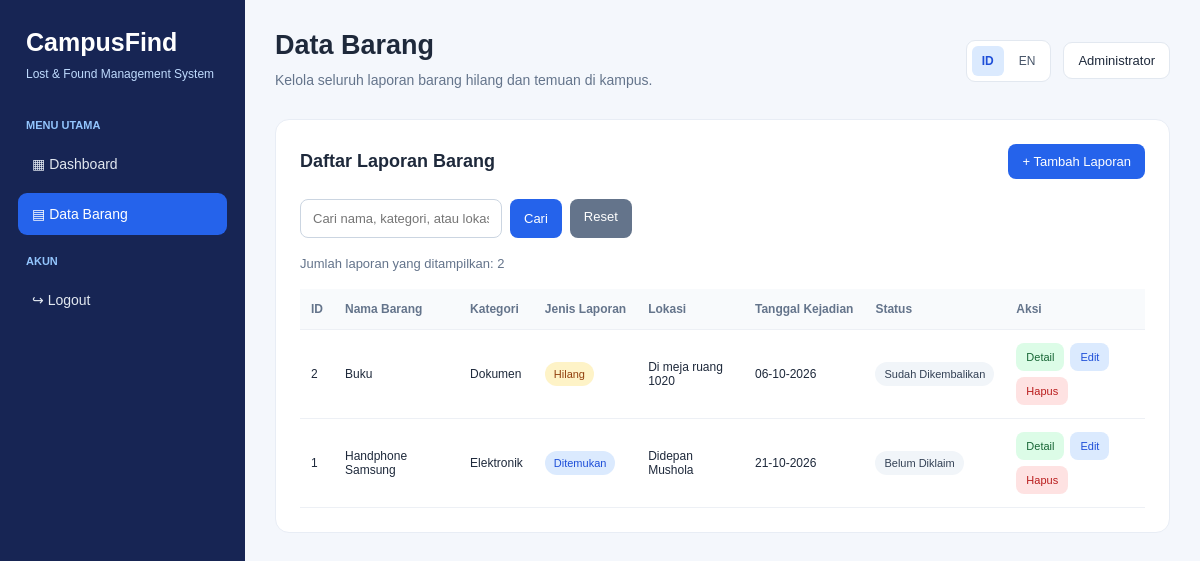
Page /barang.php (signed in) on the committed database.
### tables this page shows
CREATE TABLE `barang` (
  `id` int(11) NOT NULL,
  `nama_barang` varchar(100) NOT NULL,
  `kategori` varchar(50) NOT NULL,
  `jenis_laporan` enum('Hilang','Ditemukan') NOT NULL,
  `lokasi` varchar(150) NOT NULL,
  `tanggal_kejadian` date NOT NULL,
  `deskripsi` text DEFAULT NULL,
  `status` enum('Belum Ditemukan','Belum Diklaim','Sudah Dikembalikan') NOT NULL,
  `tanggal_laporan` timestamp NOT NULL DEFAULT current_timestamp()
);

### bahasa.php (called while the page is built, shortened)
<?php
$teks = [
    "id" => [
        "dashboard" => "Dashboard",
        "data_barang" => "Data Barang",
        "selamat_datang" => "Selamat Datang",
        "ringkasan" => "Ringkasan Data Barang",
        "barang_hilang" => "Barang Hilang",
        "barang_ditemukan" => "Barang Ditemukan",
        "barang_kembali" => "Sudah Dikembalikan",
        "total_laporan" => "Total Laporan",
        "menu_utama" => "Menu Utama",
        "kelola_data" => "Kelola Data Barang",
        "deskripsi_dashboard" => "Kelola laporan barang hilang dan temuan di lingkungan kampus dengan mudah.",
        "logout" => "Logout",
        "bahasa" => "Bahasa",
        "admin" => "Administrator",
        "lihat_data" => "Lihat Data Barang",
        "belum_ditemukan" => "Belum Ditemukan",
        "belum_diklaim" => "Belum Diklaim"
    ],
    "en" => [
        "dashboard" => "Dashboard",
        "data_barang" => "Item Reports",
        "selamat_datang" => "Welcome",
        "ringkasan" => "Item Report Summary",
        "barang_hilang" => "Lost Items",
        "barang_ditemukan" => "Found Items",
        "barang_kembali" => "Returned Items",
        "total_laporan" => "Total Reports",
        "menu_utama" => "Main Menu",
        "kelola_data" => "Manage Item Reports",
        "deskripsi_dashboard" => "Easily manage lost and found item reports on campus.",
        "logout" => "Logout",
        "bahasa" => "Language",
        "admin" => "Administrator",
        "lihat_data" => "View Item Reports",
        "belum_ditemukan" => "Not Found Yet",
        "belum_diklaim" => "Not Yet Claimed"
    ]
];
$lang = $_SESSION["bahasa"];
?>

### barang.php (the view, shortened to what this page needs)
<?php
require_once "config.php";
require_once "bahasa.php";
function e($value) {
    return htmlspecialchars(
        (string) $value,
        ENT_QUOTES,
        "UTF-8"
    );
}
$keyword = trim($_GET["cari"] ?? "");
if ($keyword !== "") {
    $search = "%" . $keyword . "%";
    $stmt = $conn->prepare(
        "SELECT * FROM barang
         WHERE nama_barang LIKE ?
            OR kategori LIKE ?
            OR lokasi LIKE ?
         ORDER BY tanggal_laporan DESC"
    );
    $stmt->bind_param("sss", $search, $search, $search);
    $stmt->execute();
    $result = $stmt->get_result();
} else {
    $result = $conn->query(
        "SELECT * FROM barang
         ORDER BY tanggal_laporan DESC"
    );
}
$jumlah_data = $result->num_rows;
?>
<!DOCTYPE html>
<html lang="<?= e($lang === 'en' ? 'en' : 'id') ?>">
<head>
    <link rel="stylesheet" href="assets/style.css">
</head>
<body>
<aside class="sidebar">
    <div class="brand">CampusFind</div>
    <p class="brand-subtitle">
        Lost &amp; Found Management System
    </p>
    <div class="menu-title">
        <?= e($teks[$lang]["menu_utama"]) ?>
    </div>
    <a href="index.php" class="menu-link">
        ▦ <?= e($teks[$lang]["dashboard"]) ?>
    </a>
    <a href="barang.php" class="menu-link active">
        ▤ <?= e($teks[$lang]["data_barang"]) ?>
    </a>
    <div class="menu-title">Akun</div>
    <a href="logout.php" class="menu-link">
        ↪ <?= e($teks[$lang]["logout"]) ?>
    </a>
</aside>
<main class="main">
    <header class="topbar">
        <div>
            <h1><?= e($teks[$lang]["data_barang"]) ?></h1>
            <p class="subtitle">
                <?= $lang === "id"
                    ? "Kelola seluruh laporan barang hilang dan temuan di kampus."
                    : "Manage all lost and found item reports on campus." ?>
            </p>
        </div>
        <div class="top-actions">
            <div class="language">
                <a
                    href="barang.php?lang=id"
                    class="<?= $lang === 'id' ? 'active' : '' ?>"
                >ID</a>
                <a
                    href="barang.php?lang=en"
                    class="<?= $lang === 'en' ? 'active' : '' ?>"
                >EN</a>
            </div>
            <div class="profile">
                <?= e($_SESSION["nama_lengkap"] ?? "Administrator") ?>
            </div>
        </div>
    </header>
    <section class="content-box">
        <div class="toolbar">
            <h2>
                <?= $lang === "id"
                    ? "Daftar Laporan Barang"
                    : "Item Report List" ?>
            </h2>
            <a href="tambah.php" class="button">
                + <?= $lang === "id"
                    ? "Tambah Laporan"
                    : "Add Report" ?>
            </a>
        </div>
        <form action="barang.php" method="GET" class="search-form">
            <input
                type="text"
                name="cari"
                placeholder="<?= $lang === 'id'
                    ? 'Cari nama, kategori, atau lokasi...'
                    : 'Search name, category, or location...' ?>"
                value="<?= e($keyword) ?>"
            >
            <button type="submit" class="button">
                <?= $lang === "id" ? "Cari" : "Search" ?>
            </button>
            <a href="barang.php" class="button button-gray">
                <?= $lang === "id" ? "Reset" : "Reset" ?>
            </a>
        </form>
        <br>
        <div class="total">
            <?= $lang === "id"
                ? "Jumlah laporan yang ditampilkan:"
                : "Reports displayed:" ?>
            <?= $jumlah_data ?>
        </div>
        <div class="table-wrapper">
            <table>
                <thead>
                    <tr>
                        <th>ID</th>
                        <th><?= $lang === "id" ? "Nama Barang" : "Item Name" ?></th>
                        <th><?= $lang === "id" ? "Kategori" : "Category" ?></th>
                        <th><?= $lang === "id" ? "Jenis Laporan" : "Report Type" ?></th>
                        <th><?= $lang === "id" ? "Lokasi" : "Location" ?></th>
                        <th><?= $lang === "id" ? "Tanggal Kejadian" : "Incident Date" ?></th>
                        <th><?= $lang === "id" ? "Status" : "Status" ?></th>
                        <th><?= $lang === "id" ? "Aksi" : "Actions" ?></th>
                    </tr>
                </thead>
                <tbody>
                <?php if ($jumlah_data > 0): ?>
                    <?php while ($row = $result->fetch_assoc()): ?>
                        <tr>
                            <td><?= (int) $row["id"] ?></td>
                            <td><?= e($row["nama_barang"]) ?></td>
                            <td><?= e($row["kategori"]) ?></td>
                            <td>
                                <span class="badge <?= $row["jenis_laporan"] === "Hilang" ? "lost" : "found" ?>">
                                    <?php
                                    if ($lang === "en") {
                                        echo $row["jenis_laporan"] === "Hilang"
                                            ? "Lost"
                                            : "Found";
                                    } else {
                                        echo e($row["jenis_laporan"]);
                                    }
                                    ?>
                                </span>
                            </td>
                            <td><?= e($row["lokasi"]) ?></td>
                            <td>
                                <?= e(date(
                                    "d-m-Y",
                                    strtotime($row["tanggal_kejadian"])
                                )) ?>
                            </td>
                            <td>
                                <span class="badge status">
                                    <?php
                                    $status_en = [
                                        "Belum Ditemukan" => "Not Found Yet",
                                        "Belum Diklaim" => "Not Yet Claimed",
                                        "Sudah Dikembalikan" => "Returned"
                                    ];
                                    echo e(
                                        $lang === "en"
                                            ? ($status_en[$row["status"]] ?? $row["status"])
                                            : $row["status"]
                                    );
                                    ?>
                                </span>
                            </td>
                            <td>
                                <div class="actions">
									<a
									class="button button-detail"
										href="detail.php?id=<?= (int) $row["id"] ?>"
>
										<?= $lang === "id" ? "Detail" : "Details" ?>
									</a>
                                    <a
                                        class="button button-edit"
                                        href="edit.php?id=<?= (int) $row["id"] ?>"
                                    >
                                        <?= $lang === "id" ? "Edit" : "Edit" ?>
                                    </a>
                                    <form
                                        action="hapus.php"
                                        method="POST"
                                        onsubmit="return confirm('<?= $lang === "id"
                                            ? "Yakin ingin menghapus laporan ini?"
                                            : "Are you sure you want to delete this report?" ?>');"
                                    >
                                        <button
                                            type="submit"
                                            class="button button-delete"
                                        >
                                            <?= $lang === "id" ? "Hapus" : "Delete" ?>
                                        </button>
                                    </form>
                                </div>
                            </td>
                        </tr>
                    <?php endwhile; ?>
                <?php endif; ?>
                </tbody>
            </table>
        </div>
    </section>
</main>
</body>
</html>

### style.css (style rules this page uses)
* { box-sizing: border-box; }
body { margin: 0; font-family: Arial, sans-serif; background: #f4f7fc; color: #1e293b; }
.sidebar { width: 245px; height: 100vh; background: #172554; color: #fff; position: fixed; left: 0; top: 0; padding: 28px 18px; overflow-y: auto; }
.brand { font-size: 25px; font-weight: bold; margin: 0 0 8px 8px; }
.brand-subtitle { color: #bfdbfe; font-size: 12px; margin: 0 8px 35px; line-height: 1.6; }
.menu-title { color: #93c5fd; font-size: 11px; font-weight: bold; margin: 20px 8px 12px; text-transform: uppercase; }
.menu-link { display: block; padding: 13px 14px; margin-bottom: 8px; border-radius: 9px; text-decoration: none; color: #e2e8f0; font-size: 14px; transition: background .2s ease, color .2s ease; }
.menu-link.active, .menu-link:hover { background: #2563eb; color: #fff; }
.main { margin-left: 245px; padding: 30px; min-width: 0; }
.topbar { display: flex; justify-content: space-between; align-items: center; gap: 15px; flex-wrap: wrap; margin-bottom: 28px; }
.topbar h1, h1 { font-size: 27px; margin: 0 0 8px; }
.topbar p, .subtitle { color: #64748b; font-size: 14px; margin: 0; line-height: 1.6; }
.top-actions { display: flex; gap: 12px; align-items: center; flex-wrap: wrap; }
.language { display: flex; gap: 5px; background: #fff; border: 1px solid #e2e8f0; padding: 5px; border-radius: 9px; }
.language a { padding: 8px 10px; border-radius: 6px; text-decoration: none; color: #475569; font-size: 12px; }
.language a.active { background: #dbeafe; color: #1d4ed8; font-weight: bold; }
.profile { background: #fff; border: 1px solid #e2e8f0; border-radius: 9px; padding: 10px 14px; font-size: 13px; }
.content-box { background: #fff; padding: 24px; border-radius: 14px; border: 1px solid #e8edf5; margin-bottom: 25px; }
.box-heading, .toolbar { display: flex; justify-content: space-between; align-items: center; gap: 15px; flex-wrap: wrap; margin-bottom: 20px; }
.box-heading h2, .toolbar h2 { font-size: 18px; margin: 0; }
.button { display: inline-block; border: none; background: #2563eb; color: #fff; padding: 10px 14px; border-radius: 8px; text-decoration: none; font-size: 13px; cursor: pointer; transition: background .2s ease, transform .2s ease; }
.button-gray { background: #64748b; }
.button-edit { background: #dbeafe; color: #1d4ed8; }
.button-detail { background: #dcfce7; color: #166534; }
.button-delete { background: #fee2e2; color: #b91c1c; }
.search-form { display: flex; gap: 8px; flex-wrap: wrap; }
input[type="text"], input[type="date"], input[type="password"], input[type="number"], select, textarea { max-width: 100%; padding: 11px 12px; border: 1px solid #cbd5e1; border-radius: 8px; font: inherit; font-size: 13px; color: #1e293b; background: #fff; }
.search-form input[type="text"] { min-width: 200px; }
.table-wrapper { overflow-x: auto; }
table { width: 100%; border-collapse: collapse; min-width: 650px; }
th, td { text-align: left; padding: 13px 11px; border-bottom: 1px solid #edf0f5; font-size: 12px; vertical-align: middle; }
th { color: #64748b; background: #f8fafc; white-space: nowrap; font-weight: bold; }
.badge { display: inline-block; padding: 6px 9px; border-radius: 20px; font-size: 11px; white-space: nowrap; background: #e2e8f0; color: #334155; }
.badge.hilang, .lost { background: #fef3c7; color: #92400e; }
.badge.ditemukan, .found { background: #dbeafe; color: #1d4ed8; }
.badge.status { background: #f1f5f9; color: #334155; }
.actions { display: flex; gap: 6px; align-items: center; flex-wrap: wrap; }
.actions .button { padding: 8px 10px; font-size: 11px; }
.actions form { margin: 0; }
.total { color: #64748b; font-size: 13px; margin-bottom: 18px; }

### rows in the picture
barang: id "2", nama_barang "Buku", kategori "Dokumen", jenis_laporan "Hilang", lokasi "Di meja ruang 1020", tanggal_kejadian "06-10-2026", status "Sudah Dikembalikan"
barang: id "1", nama_barang "Handphone Samsung", kategori "Elektronik", jenis_laporan "Ditemukan", lokasi "Didepan Mushola", tanggal_kejadian "21-10-2026", status "Belum Diklaim"

### other values in the picture
$teks[$lang]["menu_utama"] "MENU UTAMA"
$teks[$lang]["dashboard"] "Dashboard"
$teks[$lang]["data_barang"] "Data Barang"
$teks[$lang]["logout"] "Logout"
$_SESSION["nama_lengkap"] "Administrator"
$jumlah_data "2"
